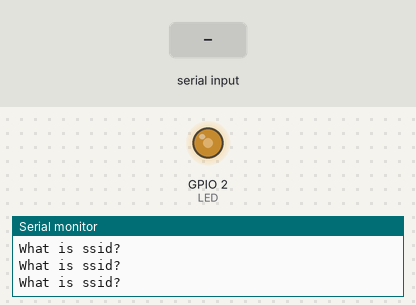
The sketch below on a simulated ESP8266 (NodeMCU). Shown: output pins drawn as LEDs (lit = HIGH), the last lines printed to the serial monitor. The test bench sets the inputs (shaded band). WiFi joins after 1.5 s; servers stay silent unless stated.

Above: at 0.8 s.
0.9 s: "1\n" received over Serial
At 1.2 s:
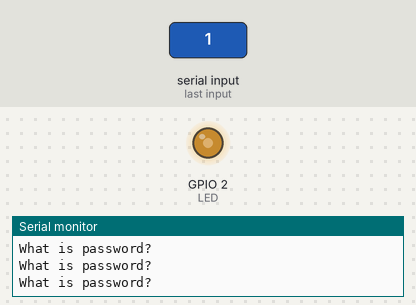
3.9 s: "0\n" received over Serial
At 4.6 s:
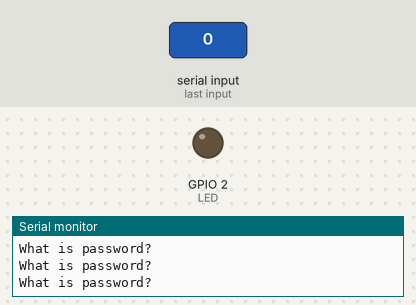
Timing chart, 0 to 7.0 s (numbered marks = the images above; inputs shaded):
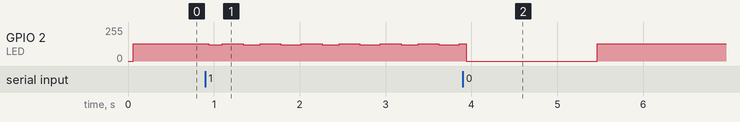

Measured:
- after the input at 0.9 s, GPIO 2 (LED): 128/255 → 121/255 at once, then repeats every 0.44 s: 128/255 0.24 s, 122/255 0.20 s

The sketch:

esp8266.ino
```cpp
#include <ESP8266WiFi.h>
#include <WiFiClientSecure.h>
#define DUP 1
#define MAX_LEN 512
const int LED = 2; // GPIO2

char ssid[16] = "";
char password[32] = "";

const char* ssid_ptr = ssid;
const char* password_ptr = password;

const char* host = "www.csie.ntu.edu.tw";
const int httpsPort = 443;

// Use web browser to view and copy
// SHA1 fingerprint of the certificate
const char fingerprint[] PROGMEM = "17 e2 8e 36 b4 5b 64 dd 19 71 32 e4 d9 50 9b fa 57 62 f5 a8";
char dat = 0;
char mess[MAX_LEN] = "";
String url = "/~b06902041/index.php";
String data, line;

bool CheckMessage(const char *message) {
  while (!Serial.available())
    delay(5);
  int r = 0;
  while (strncmp(mess, message, strlen(message)) && r < 30) {
    dat = Serial.read();
    for (int i = 0; i < MAX_LEN; i++)
      mess[i] = 0;
    for (int i = 0; i < MAX_LEN && dat != '\n'; i++) {
      mess[i] = dat;
      dat = Serial.read();
    }
    r++;
  }
  if (!strncmp(mess, message, strlen(message))) {
    return true;
  }
  return false;
}

void setup() {
  Serial.begin(115200);
  pinMode(LED, OUTPUT);
  digitalWrite(LED, LOW);

  //Ask for Wifi
  while (!(Serial.available())) {
    Serial.println("What is ssid?");
    digitalWrite(LED, HIGH);
    delay(5);
    digitalWrite(LED, LOW);
    delay(5);
  }
  dat = Serial.read();
  for (int i = 0; i < 16 && dat != '\n'; i++) {
    if (!isSpace(dat))
      ssid[i] = dat;
    dat = Serial.read();
  }
  while (!(Serial.available())) {
    Serial.println("What is password?");
    digitalWrite(LED, HIGH);
    delay(5);
    digitalWrite(LED, LOW);
    delay(5);
  }
  dat = Serial.read();
  for (int i = 0; i < 16 && dat != '\n'; i++) {
    if (!isSpace(dat))
      password[i] = dat;
    dat = Serial.read();
  }

  // Connecting
  WiFi.mode(WIFI_STA);
  WiFi.begin(ssid_ptr, password_ptr);
  while (WiFi.status() != WL_CONNECTED) {
    delay(5);
  }

  // Check WiFi connection with arduino
  for (int i = 0; i < DUP; i++)
    Serial.println("WiFi connected");

}

void loop() {

  // Use WiFiClientSecure class to create TLS connection
  WiFiClientSecure client;
  client.setFingerprint(fingerprint);

  int r = 0;
  /*
    // Check data is ready
    while (!CheckMessage("data ready") && r < 30)
    r++;
    if (r == 30) {
    client.flush();
    client.stop();
    return;
    }
    /**/
  r = 0;
  for (int i = 0; i < MAX_LEN; i++)
    mess[i] = 0;
  while (!Serial.available()) {
    digitalWrite(LED, HIGH);
    delay(5);
    digitalWrite(LED, LOW);
    delay(5);
  }
  dat = Serial.read();
  for (int i = 0; i < MAX_LEN-1 && dat != '\n'; i++) {
    if (!isSpace(dat))
      mess[i] = dat;
    dat = Serial.read();
  }
  while (!client.connect(host, httpsPort)) {
    digitalWrite(LED, HIGH);
    delay(5);
    digitalWrite(LED, LOW);
  }
  /*
  // Check HTTPS connection with arduino
  for (int i = 0; i < DUP; i++) {
    Serial.println("connection ready");
    Serial.flush();
  }


  // Check data end with arduino
  /*
    for (int i = 0; i < DUP; i++)
    Serial.println("data end");
  */

  client.print(String("POST ") + url + " HTTP/1.1\r\n" +
               "Host: " + host + "\r\n" +
               "Content-Type: application/x-www-form-urlencoded" + "\r\n" +
               "Content-Length: " + String(strlen(mess)) + "\r\n\r\n" +
               String(mess) + "\r\n" +
               "Connection: close\r\n\r\n");
  /*
    while (client.connected()) {
    line = client.readStringUntil('\n');
    if (line == "\r") {
      break;
    }
    }

    // Check message sent with arduino
    /*
    String line;
    if (client.available()) {
    line = client.readStringUntil('.'); // Read "Hi, welcome back"
    if (line.equals("Hi, welcome back")) {
      for (int i = 0; i < DUP; i++) {
        Serial.println("Message sent");
        Serial.flush();
      }
    }
    else {
      for (int i = 0; i < DUP; i++) {
        Serial.println("Message didnt sent");
        Serial.flush();
      }
    }
    } else {
    for (int i = 0; i < DUP; i++) {
      Serial.println("Message unavailable");
      Serial.flush();
    }/*
    }
    /**/
  client.stop();
}
```
